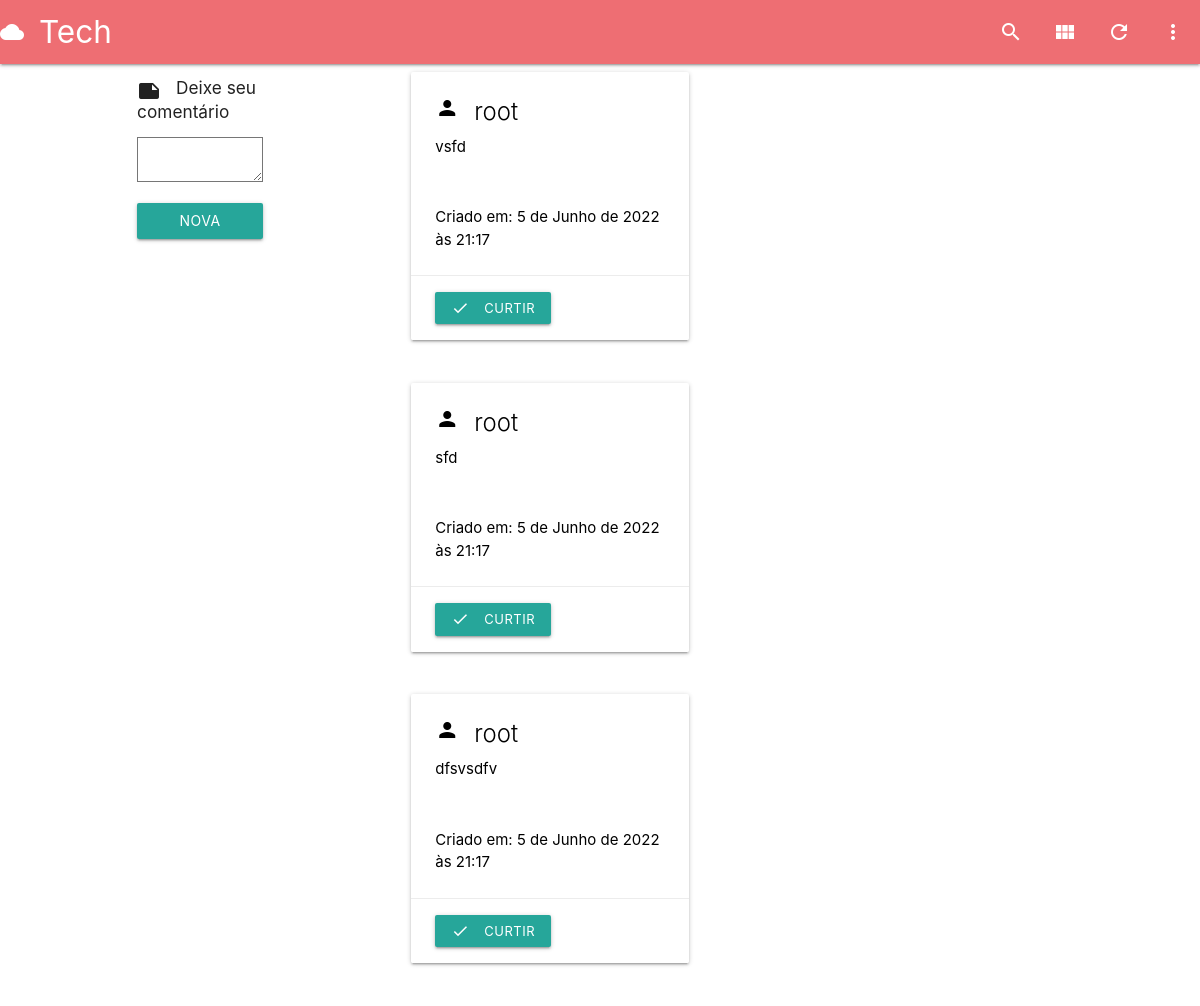
Before: /room/messages/1 with the older database file.
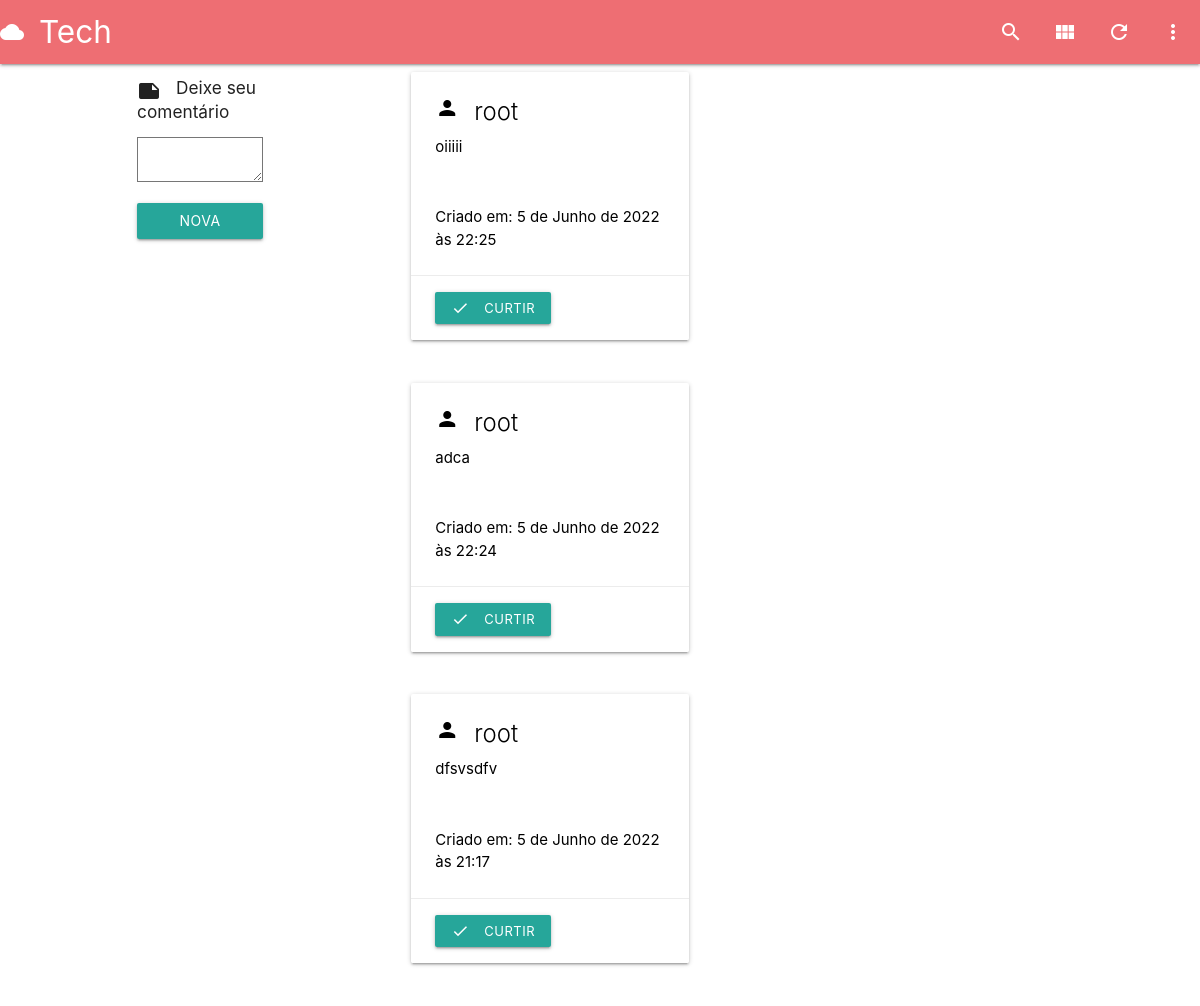
After: the same page with the newer database file.
### apps/base/models.py (models this page shows, shortened)
class Message(models.Model):
    user = models.ForeignKey(User, on_delete=models.CASCADE)
    room = models.ForeignKey(Room, on_delete=models.CASCADE)
    body = RichTextField(blank=True, null=True)
    updated = models.DateTimeField(auto_now=True)
    created = models.DateTimeField(auto_now_add=True)
    class Meta:
        ordering = ['-updated', '-created']

### apps/base/views.py (the view, shortened to what this page needs)
class MessageList(View):
    template = 'base/message_list.html'
    form = MessageForm()
    def get(self, request, *args, **kwargs):
        id_room = kwargs['pk']
        messages = MessageModel.objects.filter(room=id_room)
        context = {
            'messages':messages,
            'form':self.form
        }
        return render(request, self.template, context)

### apps/base/forms.py
class MessageForm(ModelForm):
    class Meta():
        model = MessageModel
        fields = ['body']

### templates/base/message_list.html (shortened to what this page needs)
{% include 'main/main.html' %}
{% block content %}
<div class="row">
    <div class="col s4">
      <div class="col s4"></div>
      <div class="col s4">
        <div class="row">
          <i class="material-icons left">note</i>
          <p><h6> Deixe seu comentário</h6></p>
          <form method="POST">{% csrf_token %}
            {{ form.body }}
            <button class="btn waves-effect waves-ligh" type="submit" name="action">Nova Mensagem
            </button>
          </form>
        </div>
      </div>
      <div class="col s4"></div>
    </div>
    <div class="col s6">
        {% for message in messages %}
        <div class="row">
            <div class="col s12 m6">
              <div class="card white darken-1">
                <div class="card-content black-text">
                  <i class="material-icons left">person</i>
                  <span class="card-title">{{ message.user }}</span>
                  <p>{{ message.body|safe}}</p>
                </div>
                <div class="card-content black-text">
                    <span>Criado em: {{ message.created}} </span>
                </div>
                <div class="card-action">
                  <a class="waves-effect waves-light btn-small"><i class="material-icons left">done</i>curtir</a>
                </div>
              </div>
            </div>
        </div>
        {% endfor %}
    </div>
    <div class="col s5"></div>
</div>
{% endblock content %}

Changed rows visible on the page:
removed Message: user "root", body "vsfd", created "5 de Junho de 2022 às 21:17"
removed Message: user "root", body "sfd", created "5 de Junho de 2022 às 21:17"
added Message: user "root", body "oiiiii", created "5 de Junho de 2022 às 22:25"
added Message: user "root", body "adca", created "5 de Junho de 2022 às 22:24"
